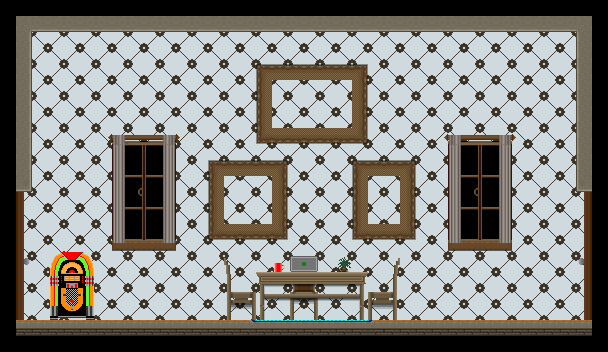

Tiled map render using the project's own tile images. Description and the map definition, with tile-layer contents summarised, below:
An orthogonal 38x22 tile map with 16x16 px tiles, 3 tile layers (bg wall, bg obj, Calque 3).

<map version="1.0" orientation="orthogonal" renderorder="left-up" width="38" height="22" tilewidth="16" tileheight="16" nextobjectid="8">
 <tileset firstgid="1" name="tiles" tilewidth="16" tileheight="16" tilecount="1024" columns="32">
  <image source="tiles.png" width="512" height="512" />
 </tileset>
 <layer name="bg wall" width="38" height="22">
  <data>[836 cells, 628 non-empty, 31 distinct tile ids]</data>
 </layer>
 <layer name="bg obj" width="38" height="22">
  <data>[836 cells, 113 non-empty, 22 distinct tile ids]</data>
 </layer>
 <layer name="Calque 3" width="38" height="22">
  <data>[836 cells, 140 non-empty, 22 distinct tile ids]</data>
 </layer>
</map>
